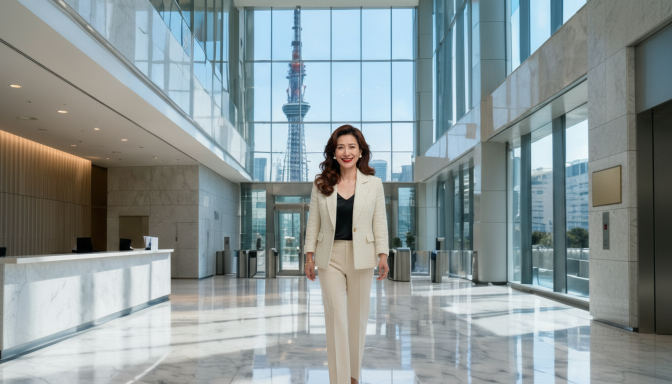
#> input picture assets/portraits/tower-kf-b/S02e-1.png, 1344 x 768 px, given in place of S07c-1.png, which was not available (shown at 1/2 size)
$ python fix_keyframes.py
#> lines starting #> are read from the running program, lines starting #| are printed output that depends on the picture
#!/usr/bin/env python3
"""타워맨션 PHASE 4 무료 보정 — B단계 원본(tower-kf-b)에서 인서트 크롭·벽 종이 가짜 글자 흐림을 적용해
최종 폴더(tower-keyframes)에 쓴다. 좌표는 1344x768 원본 기준의 절반(672x384 격자)으로 적고 2배 한다.
레터박스는 scripts/kf_letterbox_fix.py가 따로 처리한다(최종 폴더에서 실행).
"""
import os
from PIL import Image, ImageFilter

HERE = os.path.dirname(os.path.abspath(__file__))
REPO = os.path.abspath(os.path.join(HERE, "..", ".."))
SRC = os.path.join(REPO, "assets", "portraits", "tower-kf-b")
SRC_R = os.path.join(REPO, "assets", "portraits", "tower-kf-b-r")  # 재생성분(있으면 우선)
DST = os.path.join(REPO, "assets", "portraits", "tower-keyframes")

# 인서트 크롭(16:9 박스, x0, y0, x1, y1) — 스펙의 ECU·인서트 구도로 좁힌다
CROPS = {
    "S07c": (140, 80, 460, 260),    # 안경 너머 두 눈
    "S14o": (0, 114, 480, 384),     # 앞줄 엄마 3명(4번째 인물 제외)
    "S06c": (340, 215, 580, 350),   # 버건디 가방·금 체인·뱅글
    "S07c2": (170, 215, 410, 350),  # 펜 끝·수첩
    "S14n": (360, 226, 640, 384),   # 통장을 내려놓는 손
    "S16i": (160, 249, 400, 384),   # 지팡이 손잡이를 쥔 손
    "S16i2": (186, 220, 426, 355),  # 체인 끈을 쥔 떨리는 손가락
    "S15a": (160, 110, 480, 290),   # 재생성분: 스탠드를 쥔 손(빈 마이크 집게·왼쪽 종이 제외)
    "S05c": (95, 63, 665, 384),     # 재생성분: 박수 치는 세 엄마(시트 일치) 중심
}
# 흐림 영역 — 키즈룸 복도 벽 게시물·작은 메모(가짜 글자). 배경 심도처럼 보이게 강하게 흐린다
BLURS = {
    "S03a": [(0, 80, 112, 188), (436, 148, 478, 198)],
    "S03b": [(20, 122, 68, 208)],
    "S03c": [(18, 122, 80, 204)],
    "S03d": [(0, 38, 108, 172), (428, 130, 466, 174)],
    "S03e2": [(0, 52, 118, 184), (450, 148, 482, 208)],
    "S18a": [(0, 44, 96, 184), (432, 148, 466, 184)],
}


def blur(im, box, r=7):
    x0, y0, x1, y1 = [2 * v for v in box]
    pad = 12
    reg = im.crop((x0 - pad, y0 - pad, x1 + pad, y1 + pad)).filter(ImageFilter.GaussianBlur(r))
    # 가장자리 이음새가 보이지 않게 둥근 마스크로 섞는다
    m = Image.new("L", reg.size, 0)
    m.paste(255, (pad, pad, reg.size[0] - pad, reg.size[1] - pad))
    m = m.filter(ImageFilter.GaussianBlur(pad / 2))
    im.paste(reg, (x0 - pad, y0 - pad), m)


def src(sid):
    r = os.path.join(SRC_R, f"{sid}-1.png")
    return r if sid in ("S15a", "S05c") else os.path.join(SRC, f"{sid}-1.png")


def main():
    for sid, box in CROPS.items():
        im = Image.open(src(sid)).convert("RGB")
#> im is the input picture: PIL image 1344x768 RGB; mean R, G, B 139.1, 150.4, 151.4
        c = im.crop(tuple(2 * v for v in box))
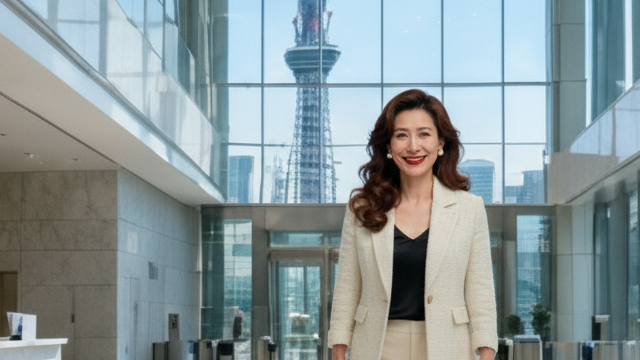
#> c: PIL image 640x360 RGB; mean R, G, B 138, 152.4, 155
        print(f"{sid}: 크롭 {c.size} → 1344x768 ({1344 / c.size[0]:.1f}배)")
#| S07c: 크롭 (640, 360) → 1344x768 (2.1배)
        c.resize(im.size, Image.LANCZOS).save(os.path.join(DST, f"{sid}-1.png"))
#> pass 2 of the loop in main, `for sid, box in CROPS.items():`:
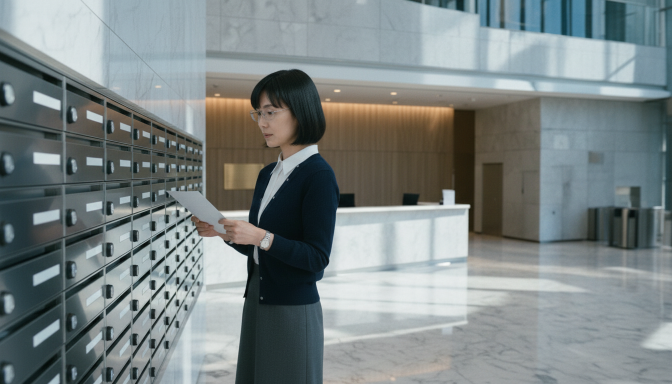
#> input picture assets/portraits/tower-kf-b/S04b2-1.png, 1344 x 768 px, given in place of S14o-1.png, which was not available (shown at 1/2 size)
#> in main, im is the input picture: PIL image 1344x768 RGB; mean R, G, B 123.4, 132.1, 132.2
#> in main, `c = im.crop(tuple(2 * v for v in box))`:
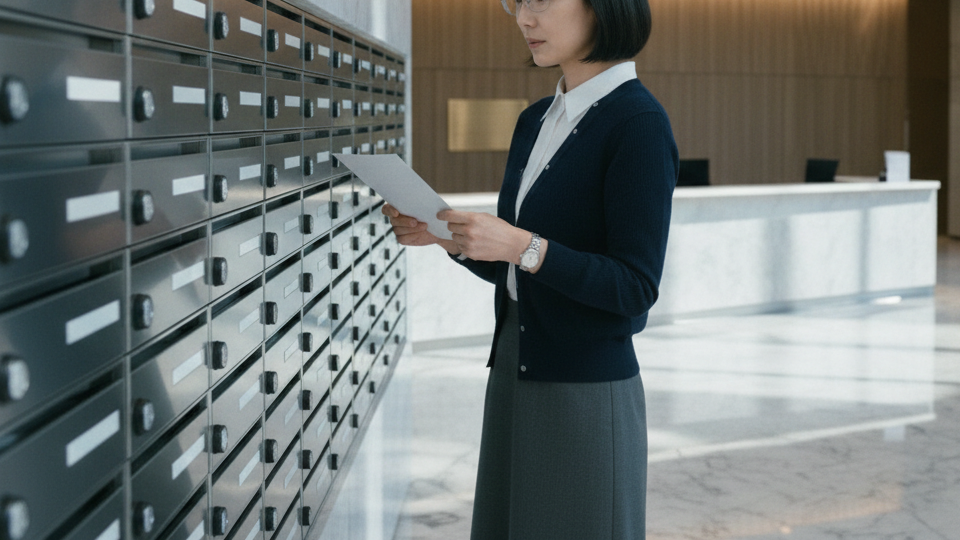
#> c: PIL image 960x540 RGB; mean R, G, B 112.3, 118.4, 116.4
#| S14o: 크롭 (960, 540) → 1344x768 (1.4배)
    for sid, boxes in BLURS.items():
        im = Image.open(os.path.join(SRC, f"{sid}-1.png")).convert("RGB")
        for b in boxes:
            blur(im, b)
        im.save(os.path.join(DST, f"{sid}-1.png"))
        print(f"{sid}: 흐림 {len(boxes)}곳")


if __name__ == "__main__":
#> (the run stopped early here; a loop or call above may not have finished)
